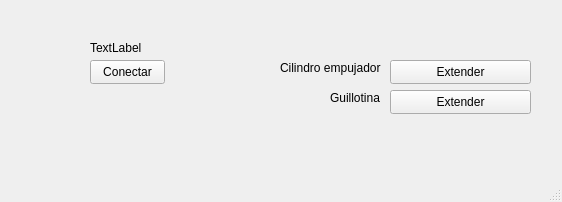
<?xml version="1.0" encoding="UTF-8"?>
<ui version="4.0">
 <class>MainWindow</class>
 <widget class="QMainWindow" name="MainWindow">
  <property name="geometry">
   <rect>
    <x>0</x>
    <y>0</y>
    <width>562</width>
    <height>202</height>
   </rect>
  </property>
  <property name="windowTitle">
   <string>MainWindow</string>
  </property>
  <widget class="QWidget" name="centralwidget">
   <widget class="QPushButton" name="botonConectar">
    <property name="geometry">
     <rect>
      <x>90</x>
      <y>60</y>
      <width>75</width>
      <height>24</height>
     </rect>
    </property>
    <property name="text">
     <string>Conectar</string>
    </property>
   </widget>
   <widget class="QLabel" name="labelConexion">
    <property name="geometry">
     <rect>
      <x>90</x>
      <y>40</y>
      <width>291</width>
      <height>16</height>
     </rect>
    </property>
    <property name="text">
     <string>TextLabel</string>
    </property>
   </widget>
   <widget class="QPushButton" name="botonCilindroEmpujador">
    <property name="geometry">
     <rect>
      <x>390</x>
      <y>60</y>
      <width>141</width>
      <height>24</height>
     </rect>
    </property>
    <property name="text">
     <string>Extender</string>
    </property>
   </widget>
   <widget class="QPushButton" name="botonGuillotina">
    <property name="geometry">
     <rect>
      <x>390</x>
      <y>90</y>
      <width>141</width>
      <height>24</height>
     </rect>
    </property>
    <property name="text">
     <string>Extender</string>
    </property>
   </widget>
   <widget class="QLabel" name="labelCilindroEmpujador">
    <property name="geometry">
     <rect>
      <x>280</x>
      <y>60</y>
      <width>111</width>
      <height>16</height>
     </rect>
    </property>
    <property name="text">
     <string>Cilindro empujador</string>
    </property>
   </widget>
   <widget class="QLabel" name="labelGuillotina">
    <property name="geometry">
     <rect>
      <x>330</x>
      <y>90</y>
      <width>61</width>
      <height>16</height>
     </rect>
    </property>
    <property name="text">
     <string>Guillotina</string>
    </property>
   </widget>
  </widget>
  <widget class="QMenuBar" name="menubar">
   <property name="geometry">
    <rect>
     <x>0</x>
     <y>0</y>
     <width>562</width>
     <height>22</height>
    </rect>
   </property>
  </widget>
  <widget class="QStatusBar" name="statusbar"/>
 </widget>
 <resources/>
 <connections/>
</ui>
